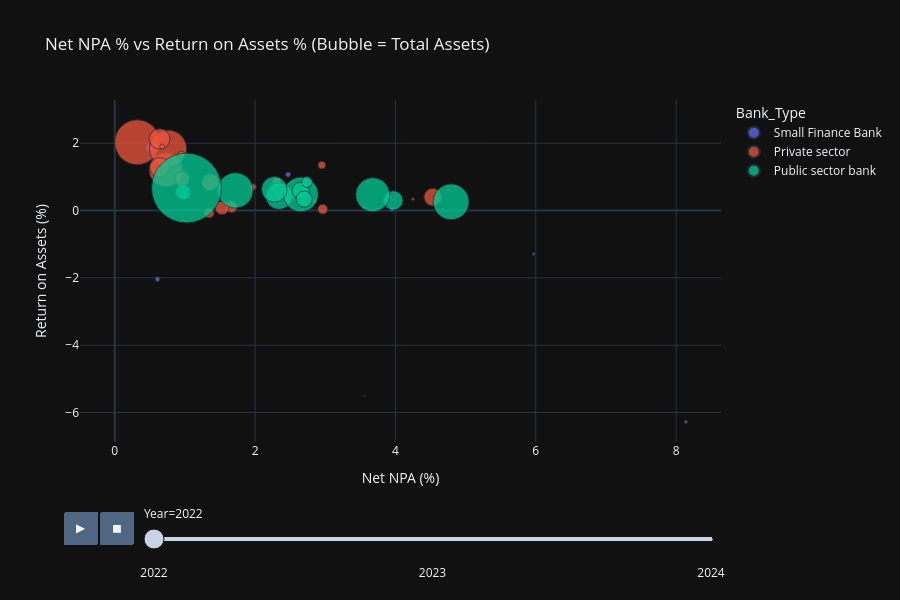

The cell this chart's notebook holds for it:
### Code cell
# ─── CELL 8 — Plotly: Bubble Chart — NPA vs ROA (sized by Total Assets) ─────
fig = px.scatter(
    bank_fin, x='Net_NPA_Pct', y='Return_on_Assets_Pct',
    size='Total_Assets_Cr', color='Bank_Type',
    hover_name='Bank_Name', animation_frame='Year',
    size_max=55, opacity=0.75,
    title='Net NPA % vs Return on Assets % (Bubble = Total Assets)',
    labels={'Net_NPA_Pct': 'Net NPA (%)', 'Return_on_Assets_Pct': 'Return on Assets (%)'},
    template='plotly_dark', height=600)
fig.show()

### Figure 1 — Plotly figure (JSON) as saved in the notebook; plotly's stock layout.template omitted (floating-point values rounded to 4 significant figures)
{"data": [{"hovertemplate": "<b>%{hovertext}</b><br><br>Bank_Type=Small Finance Bank<br>Year=2022<br>Net NPA (%)=%{x}<br>Return on Assets (%)=%{y}<br>Total_Assets_Cr=%{marker.size}<extra></extra>", "hovertext": ["Au Small Finance Bank Ltd.", "Capital Small Finance Bank Ltd.", "ESAF Small Finance Bank Ltd.", "Equitas Small Finance Bank Ltd.", "Fincare Small Finance Bank Ltd. !", "Jana Small Finance Bank Ltd.", "North East Small Finance Bank Ltd.", "Shivalik Small Finance Bank Ltd.", "Suryoday Small Finance Bank Ltd.", "Ujjivan Small Finance Bank Ltd.", "Unity Small Finance Bank Ltd.", "Utkarsh Small Finance Bank Ltd."], "legendgroup": "Small Finance Bank", "marker": {"color": "#636efa", "opacity": 0.75, "size": [69080.0, 7154.0, 17710.0, 26950.0, 10900.0, 20190.0, 2352.0, 1890.0, 8180.0, 23610.0, 10810.0, 15060.0], "sizemode": "area", "sizeref": 2043.0, "symbol": "circle"}, "mode": "markers", "name": "Small Finance Bank", "orientation": "v", "showlegend": true, "type": "scatter", "x": [0.5, 1.36, 3.92, 2.47, 3.55, 3.95, 3.56, 1.31, 5.97, 0.61, 8.14, 2.31], "xaxis": "x", "y": [1.87, 0.92, 0.39, 1.07, 0.1, 0.03, -5.5, 0.05, -1.29, -2.04, -6.28, 0.48], "yaxis": "y"}, {"hovertemplate": "<b>%{hovertext}</b><br><br>Bank_Type=Private sector<br>Year=2022<br>Net NPA (%)=%{x}<br>Return on Assets (%)=%{y}<br>Total_Assets_Cr=%{marker.size}<extra></extra>", "hovertext": ["Axis Bank Ltd.", "Bandhan Bank", "City Union Bank Ltd.", "DCB Bank Ltd.", "Dhanlaxmi Bank Ltd", "HDFC Bank Ltd.", "ICICI Bank Ltd.", "IDBI Ltd.", "IDFC First Bank Ltd.", "Indusind Bank Ltd.", "Kotak Mahindra Bank Ltd.", "Nainital Bank Ltd.", "RBL Bank", "Tamilnad Mercantile Bank Ltd.", "The Catholic Syrian Bank Ltd.", "The Federal Bank Ltd.", "The Jammu & Kashmir Bank Ltd.", "The Karnataka Bank Ltd.", "The Karur Vysya Bank Ltd.", "The South Indian Bank Ltd.", "YES Bank"], "legendgroup": "Private sector", "marker": {"color": "#EF553B", "opacity": 0.75, "size": [1175000.0, 139000.0, 61530.0, 44790.0, 13800.0, 2069000.0, 1411000.0, 301600.0, 190200.0, 402000.0, 429400.0, 8338.0, 106200.0, 52860.0, 25360.0, 220900.0, 130600.0, 91580.0, 80070.0, 100100.0, 318200.0], "sizemode": "area", "sizeref": 2043.0, "symbol": "circle"}, "mode": "markers", "name": "Private sector", "orientation": "v", "showlegend": true, "type": "scatter", "x": [0.73, 1.664, 2.951, 1.97, 2.851, 0.32, 0.76, 1.361, 1.53, 0.64, 0.64, 4.25, 1.344, 0.95, 0.6765, 0.9612, 2.486, 2.425, 2.307, 2.963, 4.532], "xaxis": "x", "y": [1.21, 0.11, 1.35, 0.7, 0.27, 2.03, 1.84, 0.84, 0.08, 1.28, 2.13, 0.34, -0.07, 1.66, 1.9, 0.94, 0.42, 0.56, 0.86, 0.04, 0.4], "yaxis": "y"}, {"hovertemplate": "<b>%{hovertext}</b><br><br>Bank_Type=Public sector bank<br>Year=2022<br>Net NPA (%)=%{x}<br>Return on Assets (%)=%{y}<br>Total_Assets_Cr=%{marker.size}<extra></extra>", "hovertext": ["Bank of Baroda", "Bank of India", "Bank of Maharashtra", "Canara Bank", "Central Bank of India", "Indian Bank", "Indian Overseas Bank", "Punjab & Sind Bank", "Punjab National Bank", "State Bank of India (SBI)", "UCO Bank", "Union Bank of India"], "legendgroup": "Public sector bank", "marker": {"color": "#00cc96", "opacity": 0.75, "size": [1278000.0, 734600.0, 230600.0, 1228000.0, 386400.0, 671700.0, 299400.0, 121100.0, 1315000.0, 4988000.0, 267800.0, 1188000.0], "sizemode": "area", "sizeref": 2043.0, "symbol": "circle"}, "mode": "markers", "name": "Public sector bank", "orientation": "v", "showlegend": true, "type": "scatter", "x": [1.72, 2.341, 0.9732, 2.653, 3.969, 2.274, 2.652, 2.738, 4.794, 1.023, 2.7, 3.677], "xaxis": "x", "y": [0.6, 0.43, 0.55, 0.48, 0.3, 0.63, 0.59, 0.85, 0.26, 0.67, 0.34, 0.47], "yaxis": "y"}], "layout": {"height": 600, "legend": {"itemsizing": "constant", "title": {"text": "Bank_Type"}, "tracegroupgap": 0}, "sliders": [{"active": 0, "currentvalue": {"prefix": "Year="}, "len": 0.9, "pad": {"b": 10, "t": 60}, "steps": [{"args": [["2022"], {"frame": {"duration": 0, "redraw": false}, "fromcurrent": true, "mode": "immediate", "transition": {"duration": 0, "easing": "linear"}}], "label": "2022", "method": "animate"}, {"args": [["2023"], {"frame": {"duration": 0, "redraw": false}, "fromcurrent": true, "mode": "immediate", "transition": {"duration": 0, "easing": "linear"}}], "label": "2023", "method": "animate"}, {"args": [["2024"], {"frame": {"duration": 0, "redraw": false}, "fromcurrent": true, "mode": "immediate", "transition": {"duration": 0, "easing": "linear"}}], "label": "2024", "method": "animate"}], "x": 0.1, "xanchor": "left", "y": 0, "yanchor": "top"}], "title": {"text": "Net NPA % vs Return on Assets % (Bubble = Total Assets)"}, "updatemenus": [{"buttons": [{"args": [null, {"frame": {"duration": 500, "redraw": false}, "fromcurrent": true, "mode": "immediate", "transition": {"duration": 500, "easing": "linear"}}], "label": "&#9654;", "method": "animate"}, {"args": [[null], {"frame": {"duration": 0, "redraw": false}, "fromcurrent": true, "mode": "immediate", "transition": {"duration": 0, "easing": "linear"}}], "label": "&#9724;", "method": "animate"}], "direction": "left", "pad": {"r": 10, "t": 70}, "showactive": false, "type": "buttons", "x": 0.1, "xanchor": "right", "y": 0, "yanchor": "top"}], "xaxis": {"anchor": "y", "domain": [0, 1], "title": {"text": "Net NPA (%)"}}, "yaxis": {"anchor": "x", "domain": [0, 1], "title": {"text": "Return on Assets (%)"}}}}
